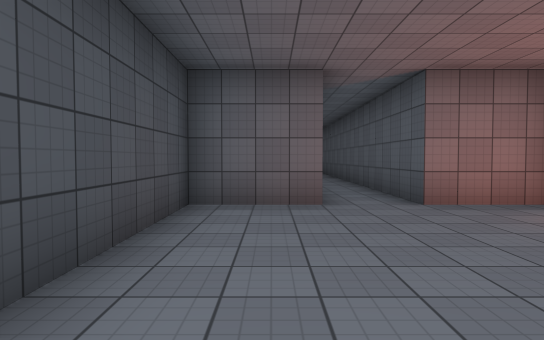
View 1 (above)

24 first-person views from a walk through a Unity game level. The camera is 1.4 m above the floor, tilts 2° down and sees 75° across. The floor is counted in squares, 2 m on a side. Each view is taken from the middle of a square. On the plan, view 1 faces up. The plan holds only what a view shows up to about 11 squares ahead; the rest is blank. The player character is not drawn. Surface patterns are stand-ins for the level's own textures.

View 2
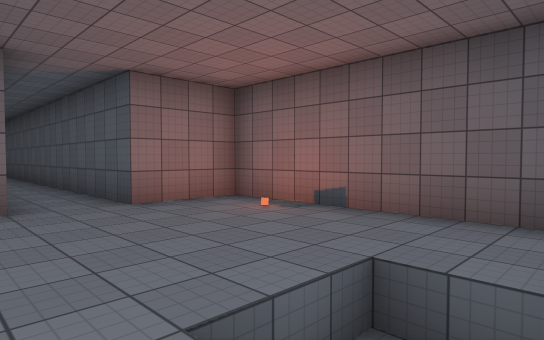

View 3
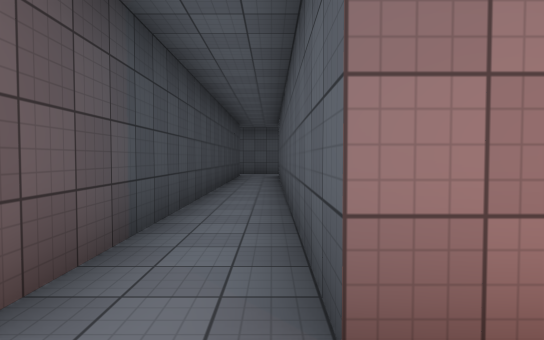

View 4
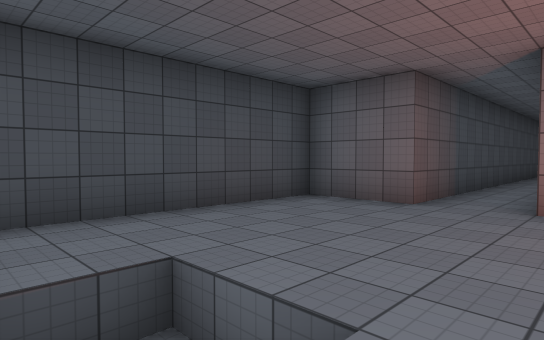

View 5
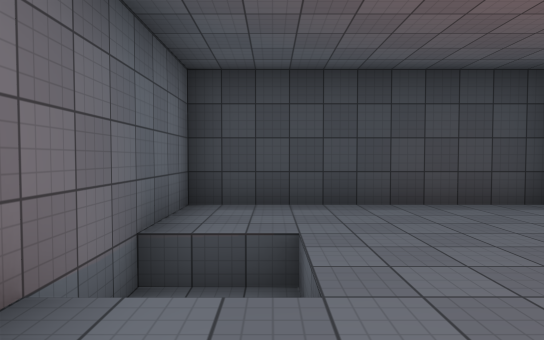

View 6
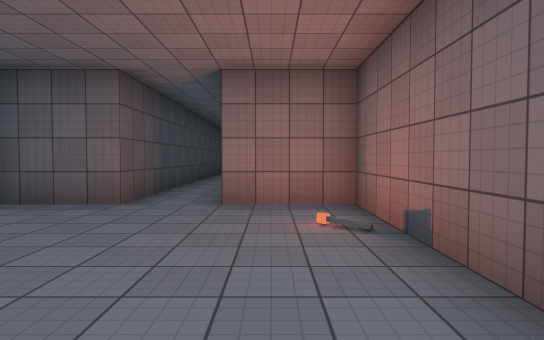

View 7
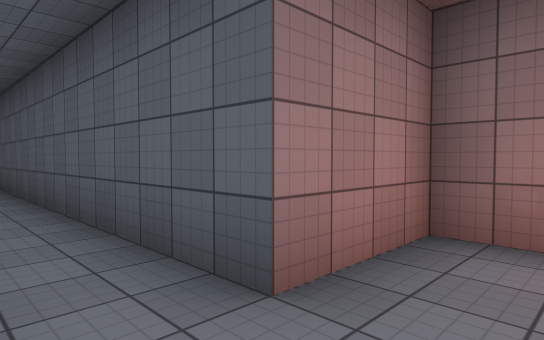

View 8
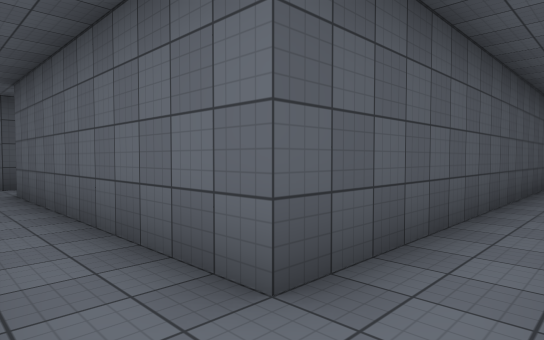

View 9
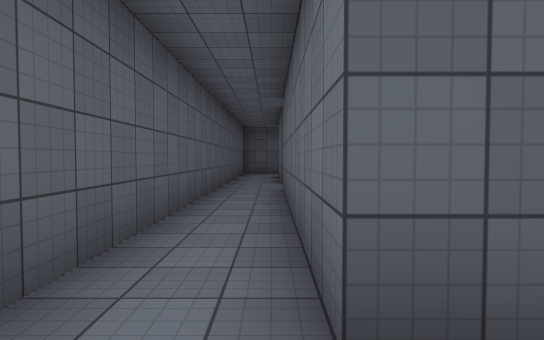

View 10
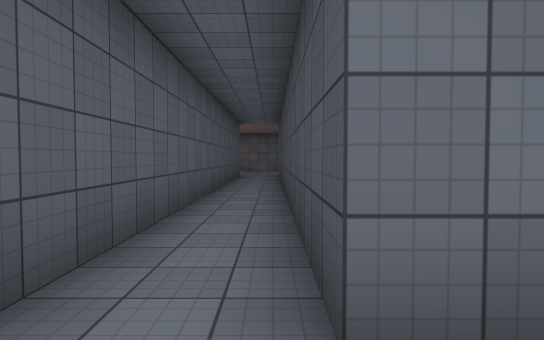

View 11
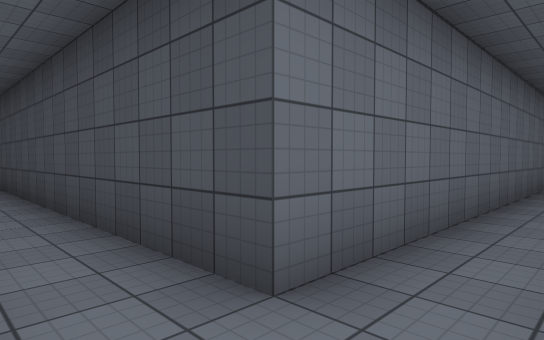

View 12
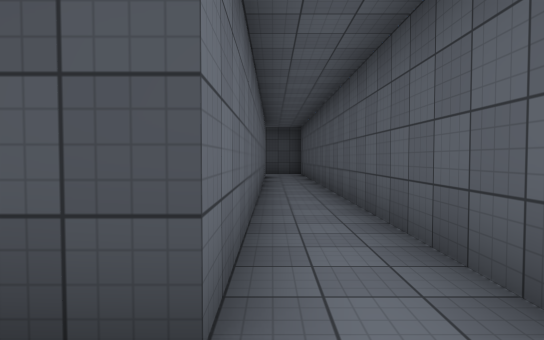

View 13
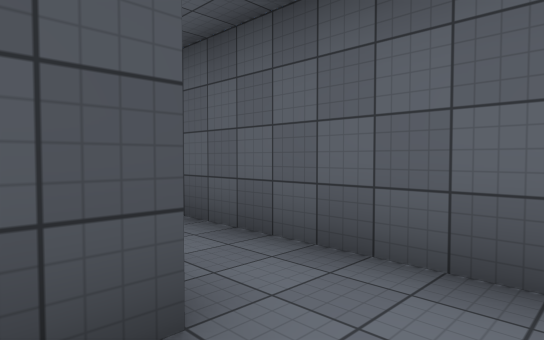

View 14
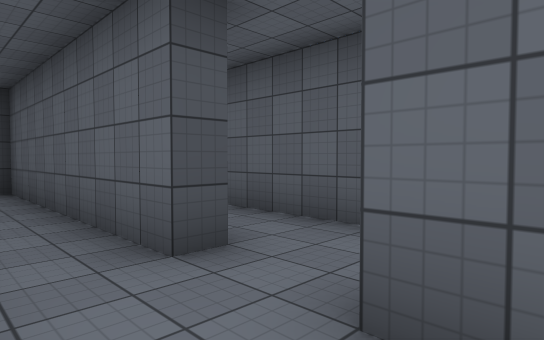

View 15
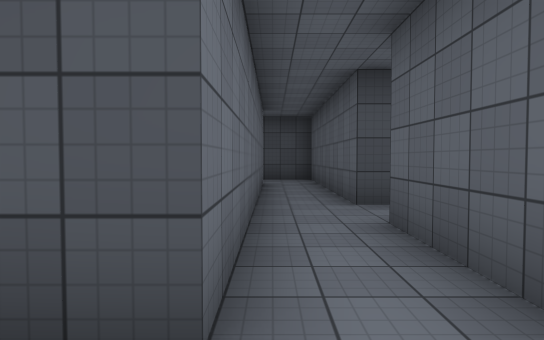

View 16
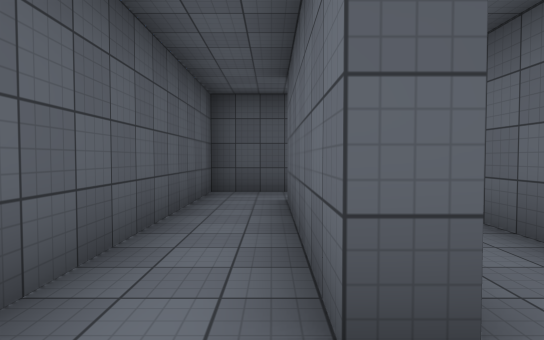

View 17
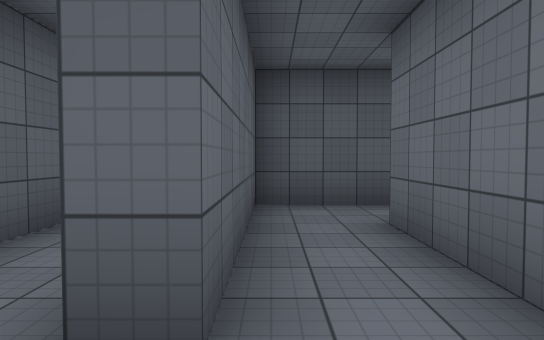

View 18
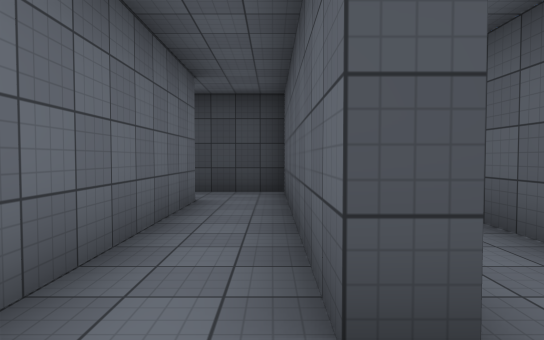

View 19
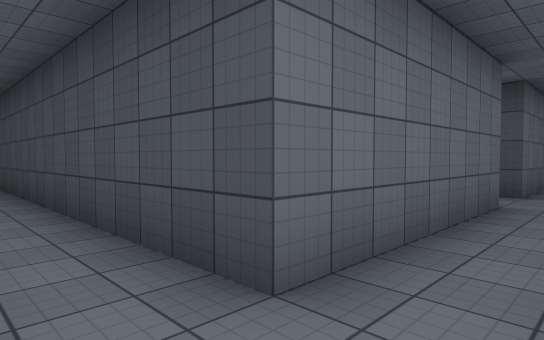

View 20
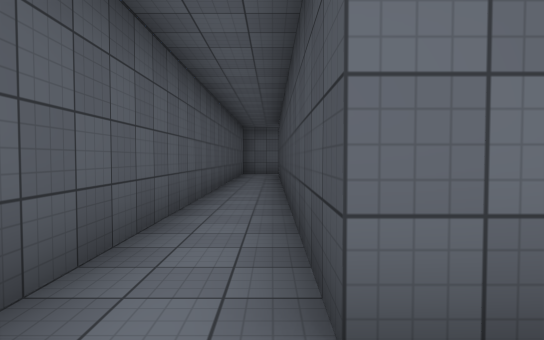

View 21
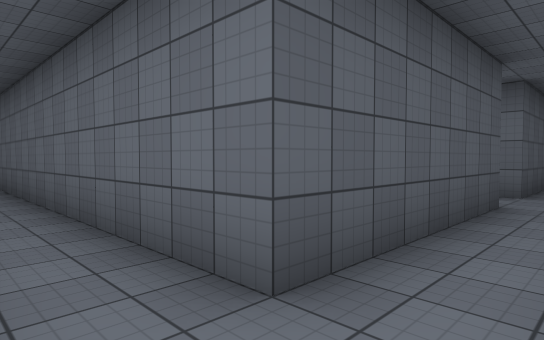

View 22
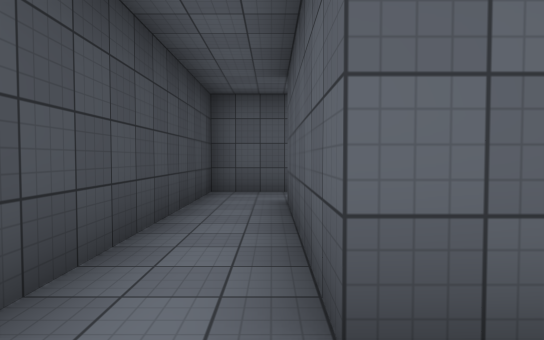

View 23
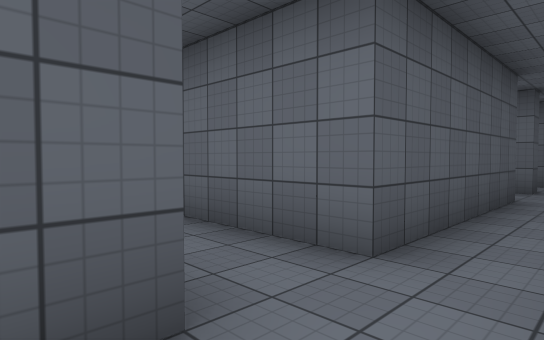

View 24
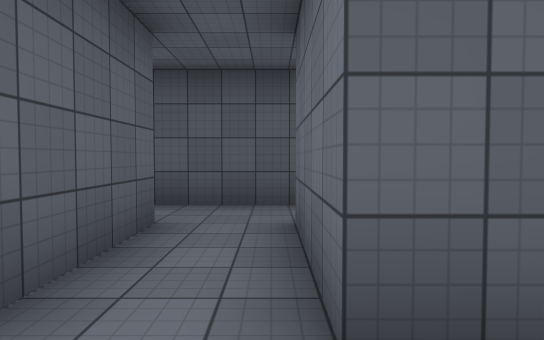

### Floor plan
Points are (right, up) in squares from view 1. A wall is a line through its corners. A room is listed if a view was taken in it or the views show most of it. See-through windows are left out.
Room 1 (views 1, 2, 3, 4, 5, 6, 7, 13)
walls: (4.3, 0.5) (4.3, 5.2) (2.2, 5.2) (2.2, 17.7); (0.8, 17.7) (0.8, 5.2) (-1.2, 5.2) (-1.2, -0.2) (2.5, -0.2)
ways out: opening at (2, 17) to room 2
Room 2 (views 8, 9, 10, 11, 12, 16, 19, 20, 21, 22, 23, 24)
walls: (2.2, 17.7) (8.8, 17.7); (10.2, 17.3) (10.2, 17.7) (14.7, 17.7) (14.7, 8.1); (-11.6, 19.3) (-13.2, 19.3) (-13.2, 13.5); (-11.8, 13.2) (-11.8, 17.7) (0.8, 17.7); (-11.8, 7.2) (-11.8, 11.7); (-11.8, 5.2) (-11.8, 5.7) (-11.4, 5.7); (16.2, 8.1) (16.2, 19.3) (-8.9, 19.3)
ways out: opening at (2, 17) to room 1; opening at (9.5, 17) to room 3; opening at (-12.5, 5); opening at (-10.5, 12)
Room 3 (views 14, 15, 17, 18)
walls: (14.2, 15.1) (14.2, 17.3) (10.2, 17.3); (8.8, 17.7) (8.8, 17.3) (4.5, 17.3); (4.2, 15.8) (12.8, 15.8) (12.8, 15)
ways out: opening at (9.5, 17) to room 2; opening at (4, 16)

Where each view was taken, in squares from view 1:
view 1: 0 up, 0 right, facing up
view 2: 0 up, 0 right, facing up-right
view 3: 4 up, 2 right, facing up
view 4: 0 up, 3 right, facing up-left
view 5: 1 up, 4 right, facing left
view 6: 0 up, 3 right, facing up
view 7: 4 up, 1 right, facing up-right
view 8: 19 up, 1 right, facing down-right
view 9: 18 up, 1 right, facing right
view 10: 19 up, 1 right, facing down
view 11: 19 up, 2 right, facing down-left
view 12: 18 up, 2 right, facing left
view 13: 17 up, 2 right, facing up-left
view 14: 16 up, 11 right, facing up-left
view 15: 16 up, 14 right, facing left
view 16: 18 up, 9 right, facing right
view 17: 17 up, 9 right, facing right
view 18: 17 up, 10 right, facing left
view 19: 19 up, 16 right, facing down-left
view 20: 19 up, 15 right, facing down
view 21: 19 up, 13 left, facing down-right
view 22: 12 up, 12 left, facing up
view 23: 14 up, 13 left, facing down-right
view 24: 12 up, 13 left, facing right
